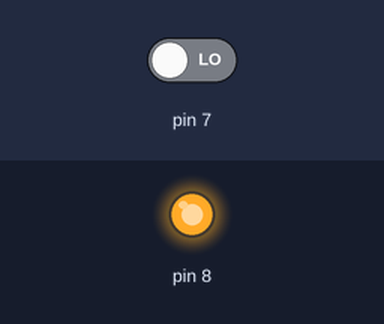
Recording of a sketch running on a simulated Arduino Uno, built with avr-gcc and run on an emulated ATmega328P. On the bench: output pins drawn as LEDs (lit = HIGH). Inputs (shaded band) come from the test bench; at power-on: pin 7 LOW.

Above: at 1.2 s.
1.3 s: pin 7 driven HIGH
At 1.8 s:
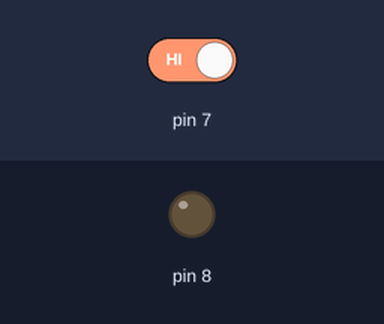
2.8 s: pin 7 driven LOW
At 4.1 s:
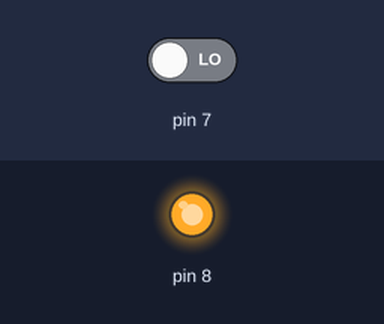
Timing chart, 0 to 5.8 s (numbered marks = the images above; inputs shaded):
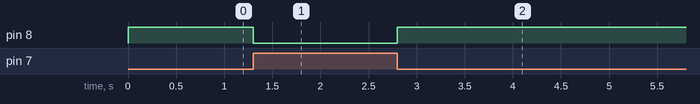

Measured:
- after the input at 1.3 s, pin 8: HIGH → LOW at once
- after the input at 2.8 s, pin 8: LOW → HIGH at once

The sketch:

exclusively_lighting_LEDs.ino
```cpp
void setup() {
  // put your setup code here, to run once:
  pinMode(8, OUTPUT);
  pinMode(7, INPUT);

}

void loop() {
  // put your main code here, to run repeatedly:
  if (digitalRead(7)==HIGH)
  {
    digitalWrite(8, LOW);
  }
  else
  {
    digitalWrite(8, HIGH);
  }
}
```
